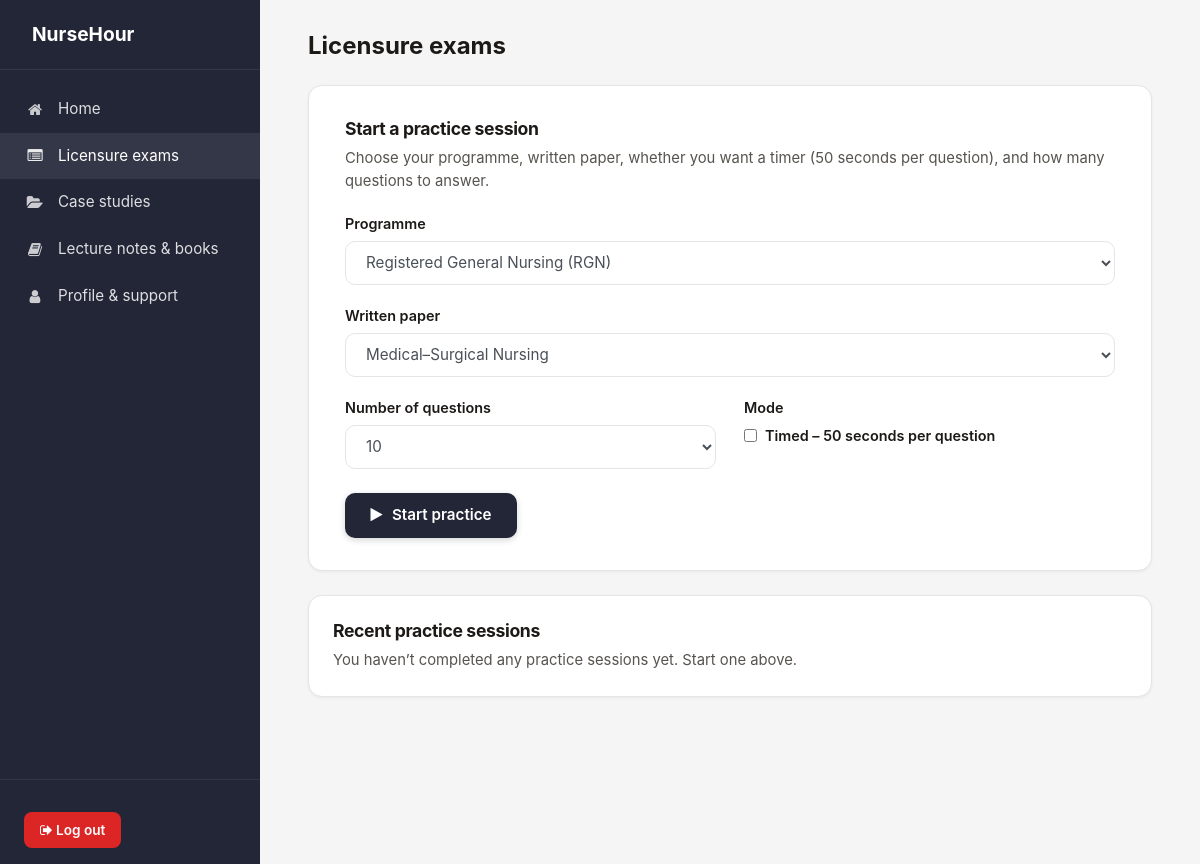
The page /practice/ (signed in) on the database as committed earlier.
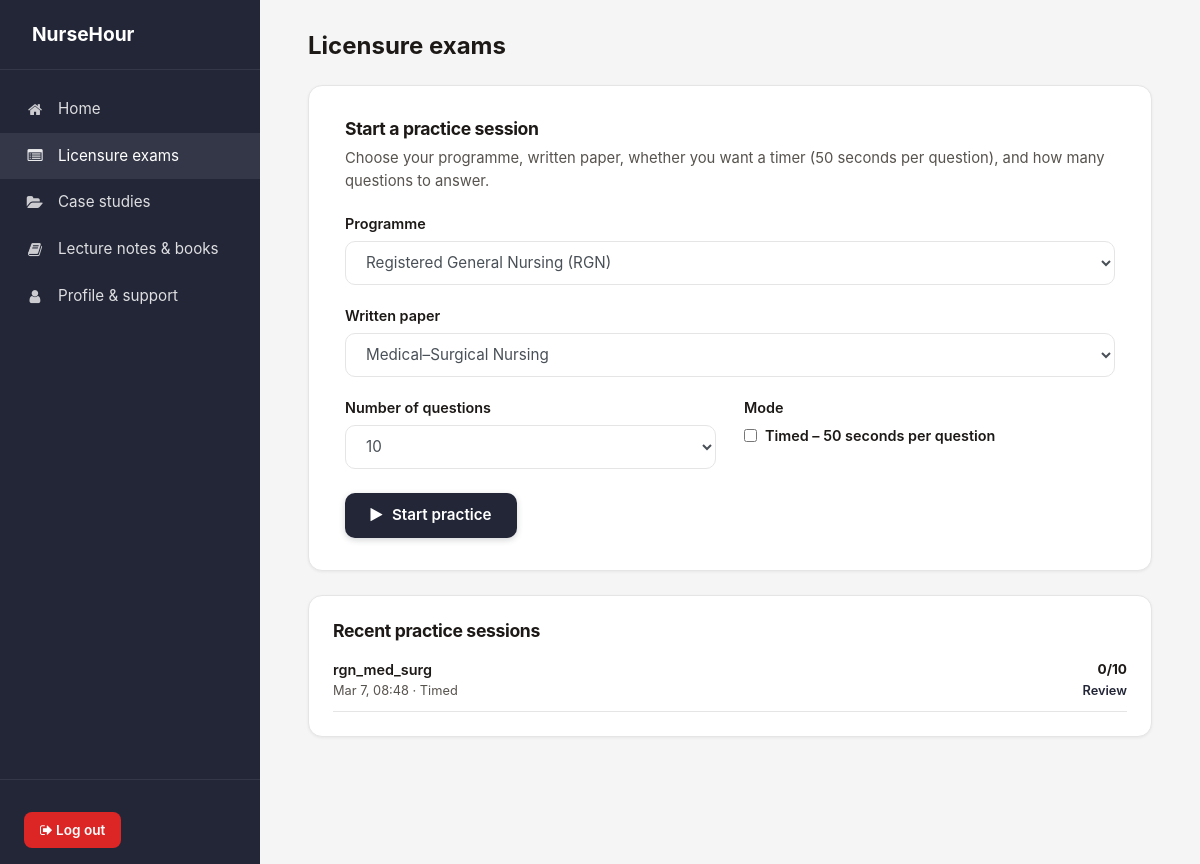
The same page on the database as committed later.
### website/models.py (models this page shows)
class PracticeSession(models.Model):
    user = models.ForeignKey(settings.AUTH_USER_MODEL, on_delete=models.CASCADE, related_name='practice_sessions')
    program = models.CharField(max_length=10, blank=True, default='')
    paper = models.CharField(max_length=40, blank=True, default='')
    timed = models.BooleanField(default=False, help_text='If true, student practiced under timed conditions (50s per question).')
    total_questions = models.PositiveIntegerField()
    correct_count = models.PositiveIntegerField(default=0)
    questions = models.JSONField(default=list, help_text='List of Supabase mcq_questions ids (str or int) in order.')
    started_at = models.DateTimeField(default=timezone.now)
    finished_at = models.DateTimeField(null=True, blank=True)
    created_at = models.DateTimeField(auto_now_add=True)
    class Meta:
        ordering = ['-started_at']

### website/views.py (the view, shortened to what this page needs)
# urls.py: path('practice/', views.practice, name='practice'),
@login_required
def practice(request):
    if _is_admin_user(request.user):
        return redirect('website:admin_dashboard')
    profile = getattr(request.user, 'profile', None)
    profile_program = getattr(profile, 'program', '') or ''
    default_program = PROGRAM_FROM_PROFILE.get(profile_program, 'rgn')
    program = default_program
    available_papers = PAPER_CONFIG.get(program, [])
    recent_sessions = PracticeSession.objects.filter(user=request.user).order_by('-started_at')[:5]
    context = {
        'program': program,
        'program_label': PROGRAM_LABELS.get(program, ''),
        'available_programs': PROGRAM_LABELS,
        'available_papers': PAPER_CONFIG,
        'selected_papers': available_papers,
        'recent_sessions': recent_sessions,
    }
    return render(request, 'website/practice_setup.html', context)

### website/views.py (called while the page is built)
def _is_admin_user(user):
    return user and user.is_authenticated and getattr(settings, 'ADMIN_EMAIL', None) and user.email == settings.ADMIN_EMAIL

### templates/website/practice_setup.html (shortened to what the changed rows need)
{% extends 'dashboard_base.html' %}
{% load static %}
{% block page_title %}Licensure exams{% endblock %}
{% block content %}
    <div class="db-card db-card--form">
        <h2 class="db-card__title">Start a practice session</h2>
    </div>
    <div class="db-card">
        <h2 class="db-card__title">Recent practice sessions</h2>
        {% if recent_sessions %}
            <ul style="list-style:none;margin:0;padding:0;">
                {% for s in recent_sessions %}
                <li style="padding:0.65rem 0;border-bottom:1px solid var(--db-border);display:flex;justify-content:space-between;align-items:center;gap:1rem;">
                    <div>
                        <div style="font-size:0.9rem;font-weight:600;">
                            {{ s.paper|default:"Practice session" }}
                        </div>
                        <div style="font-size:0.8rem;color:var(--db-muted);">
                            {{ s.started_at|date:"M j, H:i" }} · {{ s.timed|yesno:"Timed,Untimed" }}
                        </div>
                    </div>
                    <div style="text-align:right;font-size:0.85rem;">
                        {% if s.total_questions %}
                            <div><strong>{{ s.correct_count }}/{{ s.total_questions }}</strong></div>
                        {% else %}
                            <div>—</div>
                        {% endif %}
                        <a href="{% url 'website:practice_review' s.id %}" style="font-size:0.8rem;">Review</a>
                    </div>
                </li>
                {% endfor %}
            </ul>
        {% else %}
            <p class="db-card__text">You haven’t completed any practice sessions yet. Start one above.</p>
        {% endif %}
    </div>
{% endblock %}

Rows that differ between the two databases and show on the page:
added PracticeSession: paper "rgn_med_surg", started_at "Mar 7, 08:48", timed "Timed", correct_count "0", total_questions "10"
Other text that changed with them:
text no longer shown: "You haven’t completed any practice sessions yet. Start one above."
